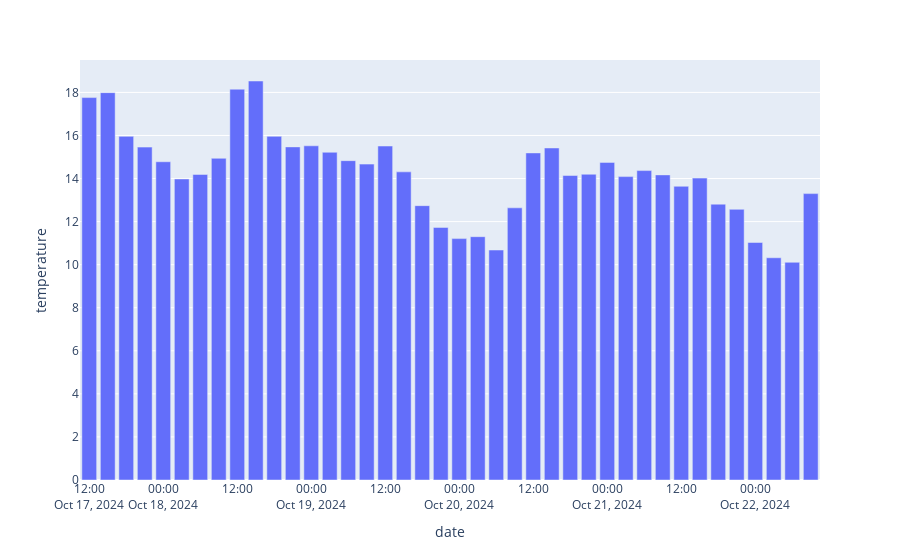

The code cell stored with this chart in its notebook:
### Code cell
fig = px.bar(df_weather, x='date', y='temperature')
fig.show()

### Figure 1 — Plotly figure (JSON) as saved in the notebook; plotly's stock layout.template omitted (floating-point values rounded to 4 significant figures)
{"data": [{"alignmentgroup": "True", "hovertemplate": "date=%{x}<br>temperature=%{y}<extra></extra>", "legendgroup": "", "marker": {"color": "#636efa", "pattern": {"shape": ""}}, "name": "", "offsetgroup": "", "orientation": "v", "showlegend": false, "textposition": "auto", "type": "bar", "x": ["2024-10-17T12:00:00", "2024-10-17T15:00:00", "2024-10-17T18:00:00", "2024-10-17T21:00:00", "2024-10-18T00:00:00", "2024-10-18T03:00:00", "2024-10-18T06:00:00", "2024-10-18T09:00:00", "2024-10-18T12:00:00", "2024-10-18T15:00:00", "2024-10-18T18:00:00", "2024-10-18T21:00:00", "2024-10-19T00:00:00", "2024-10-19T03:00:00", "2024-10-19T06:00:00", "2024-10-19T09:00:00", "2024-10-19T12:00:00", "2024-10-19T15:00:00", "2024-10-19T18:00:00", "2024-10-19T21:00:00", "2024-10-20T00:00:00", "2024-10-20T03:00:00", "2024-10-20T06:00:00", "2024-10-20T09:00:00", "2024-10-20T12:00:00", "2024-10-20T15:00:00", "2024-10-20T18:00:00", "2024-10-20T21:00:00", "2024-10-21T00:00:00", "2024-10-21T03:00:00", "2024-10-21T06:00:00", "2024-10-21T09:00:00", "2024-10-21T12:00:00", "2024-10-21T15:00:00", "2024-10-21T18:00:00", "2024-10-21T21:00:00", "2024-10-22T00:00:00", "2024-10-22T03:00:00", "2024-10-22T06:00:00", "2024-10-22T09:00:00"], "xaxis": "x", "y": [17.76, 17.99, 15.96, 15.46, 14.78, 13.98, 14.19, 14.94, 18.15, 18.53, 15.96, 15.47, 15.52, 15.22, 14.83, 14.67, 15.51, 14.31, 12.74, 11.73, 11.21, 11.3, 10.68, 12.64, 15.19, 15.42, 14.14, 14.2, 14.75, 14.09, 14.37, 14.17, 13.64, 14.02, 12.81, 12.57, 11.03, 10.32, 10.11, 13.3], "yaxis": "y"}], "layout": {"barmode": "relative", "legend": {"tracegroupgap": 0}, "margin": {"t": 60}, "xaxis": {"anchor": "y", "domain": [0, 1], "title": {"text": "date"}}, "yaxis": {"anchor": "x", "domain": [0, 1], "title": {"text": "temperature"}}}}
